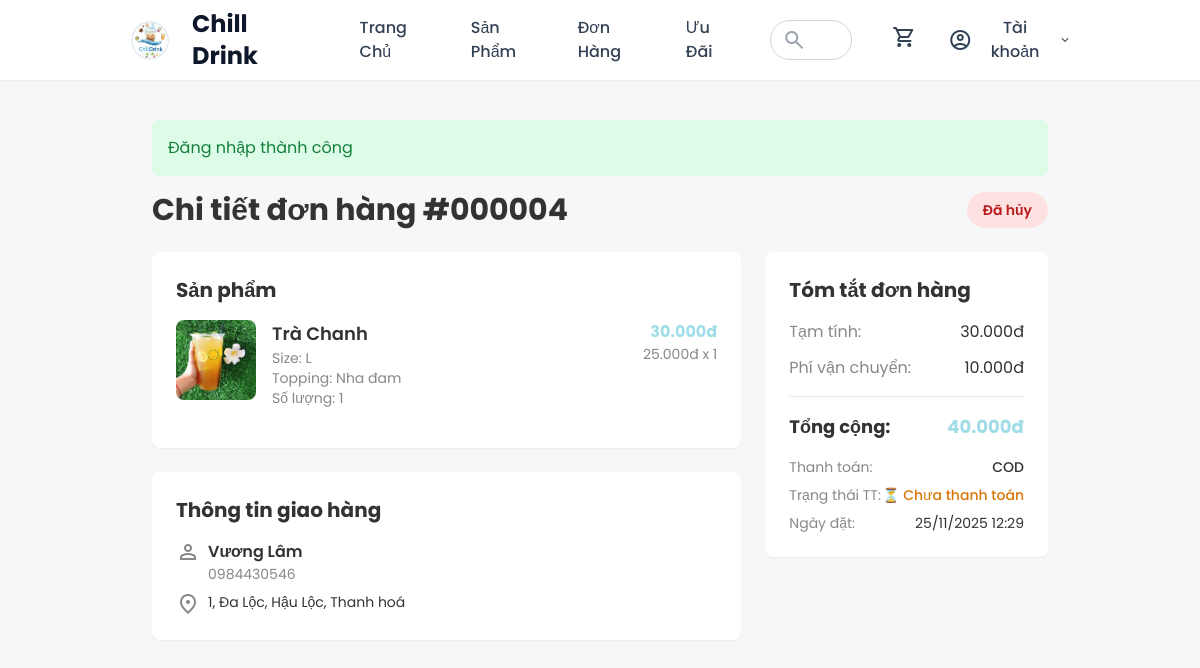
Page /DU_AN_1/base/?action=order-detail&id=4 (signed in) on the committed database.
### tables this page shows
CREATE TABLE `orders` (
  `id` int(11) NOT NULL,
  `user_id` int(11) NOT NULL,
  `address_id` int(11) DEFAULT NULL,
  `coupon_id` int(11) DEFAULT NULL,
  `shipping_zone_id` int(11) DEFAULT NULL,
  `subtotal` int(11) NOT NULL,
  `shipping_fee` int(11) DEFAULT 0,
  `discount` int(11) DEFAULT 0,
  `total` int(11) NOT NULL,
  `payment_method` enum('cod','vnpay','momo','card','wallet') DEFAULT 'cod',
  `status` enum('pending','processing','preparing','shipped','delivering','completed','cancelled') DEFAULT 'pending',
  `payment_status` enum('pending','paid','failed') DEFAULT 'pending',
  `vnpay_transaction_id` varchar(50) DEFAULT NULL,
  `note` varchar(500) DEFAULT NULL,
  `cancel_reason` text DEFAULT NULL,
  `created_at` datetime DEFAULT current_timestamp(),
  `updated_at` datetime DEFAULT current_timestamp() ON UPDATE current_timestamp()
);

CREATE TABLE `order_items` (
  `id` int(11) NOT NULL,
  `order_id` int(11) NOT NULL,
  `product_id` int(11) NOT NULL,
  `product_size_id` int(11) NOT NULL,
  `ice_level` int(11) DEFAULT 100 COMMENT 'Lượng đá (0-100%)',
  `sugar_level` int(11) DEFAULT 100 COMMENT 'Lượng đường (0-100%)',
  `quantity` int(11) NOT NULL DEFAULT 1,
  `unit_price` int(11) NOT NULL,
  `total_price` int(11) NOT NULL,
  `created_at` datetime DEFAULT current_timestamp()
);

CREATE TABLE `products` (
  `id` int(11) NOT NULL,
  `category_id` int(11) DEFAULT NULL,
  `name` varchar(200) NOT NULL,
  `slug` varchar(255) DEFAULT NULL,
  `description` text DEFAULT NULL,
  `image` varchar(255) DEFAULT NULL,
  `status` tinyint(1) DEFAULT 1,
  `created_at` datetime DEFAULT current_timestamp(),
  `updated_at` datetime DEFAULT current_timestamp() ON UPDATE current_timestamp(),
  `deleted_at` timestamp NULL DEFAULT NULL
);

CREATE TABLE `sizes` (
  `id` int(11) NOT NULL,
  `name` varchar(50) NOT NULL,
  `multiplier` decimal(5,2) DEFAULT 1.00,
  `created_at` datetime DEFAULT current_timestamp()
);

CREATE TABLE `toppings` (
  `id` int(11) NOT NULL,
  `name` varchar(100) NOT NULL,
  `price` int(11) NOT NULL DEFAULT 0,
  `status` tinyint(1) DEFAULT 1,
  `created_at` datetime DEFAULT current_timestamp()
);

CREATE TABLE `addresses` (
  `id` int(11) NOT NULL,
  `user_id` int(11) NOT NULL,
  `label` varchar(100) DEFAULT 'Nhà',
  `receiver_name` varchar(150) DEFAULT NULL,
  `phone` varchar(30) DEFAULT NULL,
  `province` varchar(100) DEFAULT NULL,
  `district` varchar(100) DEFAULT NULL,
  `ward` varchar(100) DEFAULT NULL,
  `detail` varchar(255) DEFAULT NULL,
  `is_default` tinyint(1) DEFAULT 0,
  `created_at` datetime DEFAULT current_timestamp()
);

### DU_AN_1/base/dua/controllers/OrderController.php (called while the page is built, shortened)
<?php
class OrderController
{
    private $orderModel;
    public function __construct()
    {
        $this->orderModel = new Order();
    }
    public function detail()
    {
        $orderId = $_GET['id'] ?? 0;
        $order = $this->orderModel->getById($orderId);
        $orderItems = $this->orderModel->getItems($orderId);
        foreach ($orderItems as &$item) {
            $item['toppings'] = $this->orderModel->getItemToppings($item['id']);
        }
        require_once PATH_VIEW . 'orders/detail.php';
    }
}

### DU_AN_1/base/index.php (called while the page is built, shortened)
<?php
spl_autoload_register(function ($class) {
    $fileName = "$class.php";
    $fileModel              = PATH_MODEL . $fileName;
});
require_once './routes/index.php';

### DU_AN_1/base/dua/models/BaseModel.php (called while the page is built, shortened)
<?php
class BaseModel
{
    public function __construct()
    {
        $dsn = sprintf('mysql:host=%s;port=%s;dbname=%s;charset=utf8', DB_HOST, DB_PORT, DB_NAME);
        try {
            $this->pdo = new PDO($dsn, DB_USERNAME, DB_PASSWORD, DB_OPTIONS);
        } catch (PDOException $e) {
            die("Kết nối cơ sở dữ liệu thất bại: {$e->getMessage()}. Vui lòng thử lại sau.");
        }
    }
}

### DU_AN_1/base/dua/models/Order.php (called while the page is built, shortened)
<?php
class Order extends BaseModel
{
    protected $table = 'orders';
    public function getById($id)
    {
        $sql = "SELECT o.*, a.detail as address_detail, a.province, a.district, a.ward, a.receiver_name, a.phone as address_phone
                FROM {$this->table} o
                LEFT JOIN addresses a ON o.address_id = a.id
                WHERE o.id = :id LIMIT 1";
        $stmt = $this->pdo->prepare($sql);
        $stmt->execute([':id' => $id]);
        return $stmt->fetch();
    }
    public function getItems($orderId)
    {
        $sql = "SELECT oi.*, p.name as product_name, p.image, ps.size_id, s.name as size_name
                FROM order_items oi
                JOIN products p ON oi.product_id = p.id
                JOIN product_sizes ps ON oi.product_size_id = ps.id
                JOIN sizes s ON ps.size_id = s.id
                WHERE oi.order_id = :order_id";
        $stmt = $this->pdo->prepare($sql);
        $stmt->execute([':order_id' => $orderId]);
        return $stmt->fetchAll();
    }
    public function getItemToppings($orderItemId)
    {
        $sql = "SELECT oit.*, t.name as topping_name
                FROM order_item_toppings oit
                JOIN toppings t ON oit.topping_id = t.id
                WHERE oit.order_item_id = :order_item_id";
        $stmt = $this->pdo->prepare($sql);
        $stmt->execute([':order_item_id' => $orderItemId]);
        return $stmt->fetchAll();
    }
}

### DU_AN_1/base/dua/views/orders/detail.php (the view, shortened to what this page needs)
<!DOCTYPE html>
<html class="light" lang="vi">
<head>
    <script src="https://cdn.tailwindcss.com?plugins=forms,container-queries"></script>
</head>
<body class="font-display bg-background-light text-text-main">
    <?php require_once PATH_VIEW . 'layouts/header.php'; ?>
    <div class="relative flex h-auto min-h-screen w-full flex-col">
        <div class="layout-container flex h-full grow flex-col">
            <main class="flex flex-1 justify-center py-10 px-4">
                <div class="w-full max-w-4xl">
                    <?php if (isset($_SESSION['success'])): ?>
                        <div class="mb-4 p-4 bg-green-100 text-green-700 rounded-lg">
                            <p><?= htmlspecialchars($_SESSION['success'], ENT_QUOTES, 'UTF-8') ?></p>
                        </div>
                    <?php unset($_SESSION['success']);
                    endif; ?>
                    <div class="flex flex-col gap-4 lg:flex-row lg:items-center lg:justify-between mb-6">
                        <h1 class="text-3xl font-bold">Chi tiết đơn hàng #<?= str_pad($order['id'], 6, '0', STR_PAD_LEFT) ?></h1>
                        <?php
                        $statusColors = [
                            'pending' => ['bg' => 'bg-yellow-100', 'text' => 'text-yellow-700', 'label' => 'Chờ xử lý'],
                            'processing' => ['bg' => 'bg-blue-100', 'text' => 'text-blue-700', 'label' => 'Đang xử lý'],
                            'shipped' => ['bg' => 'bg-purple-100', 'text' => 'text-purple-700', 'label' => 'Đang giao'],
                            'delivered' => ['bg' => 'bg-green-100', 'text' => 'text-green-700', 'label' => 'Đã giao'],
                            'completed' => ['bg' => 'bg-green-100', 'text' => 'text-green-700', 'label' => 'Hoàn thành'],
                            'cancelled' => ['bg' => 'bg-red-100', 'text' => 'text-red-700', 'label' => 'Đã hủy'],
                        ];
                        $status = $statusColors[$order['status']] ?? $statusColors['pending'];
                        ?>
                        <div class="flex gap-3 items-center flex-wrap">
                            <span class="px-4 py-2 <?= $status['bg'] ?> <?= $status['text'] ?> rounded-full text-sm font-semibold"><?= $status['label'] ?></span>
                        </div>
                    </div>
                    <div class="grid grid-cols-1 lg:grid-cols-3 gap-6">
                        <div class="lg:col-span-2 space-y-6">
                            <div class="bg-white rounded-lg p-6 shadow-sm">
                                <h2 class="text-xl font-bold mb-4">Sản phẩm</h2>
                                <div class="space-y-4">
                                    <?php
                                    foreach ($orderItems as $item):
                                    ?>
                                        <div class="flex gap-4 pb-4 border-b last:border-b-0">
                                            <img class="w-20 h-20 object-cover rounded-lg" src="<?= BASE_ASSETS_UPLOADS . htmlspecialchars($item['image'], ENT_QUOTES, 'UTF-8') ?>" alt="<?= htmlspecialchars($item['product_name'], ENT_QUOTES, 'UTF-8') ?>" />
                                            <div class="flex-1">
                                                <p class="font-semibold text-lg"><?= htmlspecialchars($item['product_name'], ENT_QUOTES, 'UTF-8') ?></p>
                                                <p class="text-sm text-text-secondary">Size: <?= htmlspecialchars($item['size_name'], ENT_QUOTES, 'UTF-8') ?></p>
                                                <?php if (!empty($item['toppings'])): ?>
                                                    <p class="text-sm text-text-secondary">Topping: <?php
                                                                                                    $toppingNames = array_map(function ($t) {
                                                                                                        return htmlspecialchars($t['topping_name'], ENT_QUOTES, 'UTF-8');
                                                                                                    }, $item['toppings']);
                                                                                                    echo implode(', ', $toppingNames);
                                                                                                    ?></p>
                                                <?php endif; ?>
                                                <p class="text-sm text-text-secondary">Số lượng: <?= $item['quantity'] ?></p>
                                            </div>
                                            <div class="text-right">
                                                <p class="font-bold text-primary"><?= number_format($item['total_price'], 0, ',', '.') ?>đ</p>
                                                <p class="text-sm text-text-secondary"><?= number_format($item['unit_price'], 0, ',', '.') ?>đ x <?= $item['quantity'] ?></p>
                                            </div>
                                        </div>
                                    <?php endforeach; ?>
                                </div>
                            </div>
                            <div class="bg-white rounded-lg p-6 shadow-sm">
                                <h2 class="text-xl font-bold mb-4">Thông tin giao hàng</h2>
                                <div class="space-y-2">
                                    <div class="flex items-start gap-2">
                                        <span class="material-symbols-outlined text-text-secondary">person</span>
                                        <div>
                                            <p class="font-semibold"><?= htmlspecialchars($order['receiver_name'], ENT_QUOTES, 'UTF-8') ?></p>
                                            <p class="text-sm text-text-secondary"><?= htmlspecialchars($order['address_phone'], ENT_QUOTES, 'UTF-8') ?></p>
                                        </div>
                                    </div>
                                    <div class="flex items-start gap-2">
                                        <span class="material-symbols-outlined text-text-secondary">location_on</span>
                                        <p class="text-sm"><?= htmlspecialchars($order['address_detail'], ENT_QUOTES, 'UTF-8') ?>, <?= htmlspecialchars($order['ward'], ENT_QUOTES, 'UTF-8') ?>, <?= htmlspecialchars($order['district'], ENT_QUOTES, 'UTF-8') ?>, <?= htmlspecialchars($order['province'], ENT_QUOTES, 'UTF-8') ?></p>
                                    </div>
                                </div>
                            </div>
                        </div>
                        <div class="lg:col-span-1">
                            <div class="bg-white rounded-lg p-6 shadow-sm sticky top-8">
                                <h2 class="text-xl font-bold mb-4">Tóm tắt đơn hàng</h2>
                                <div class="space-y-3 mb-4 pb-4 border-b">
                                    <div class="flex justify-between">
                                        <span class="text-text-secondary">Tạm tính:</span>
                                        <span><?= number_format($order['subtotal'], 0, ',', '.') ?>đ</span>
                                    </div>
                                    <div class="flex justify-between">
                                        <span class="text-text-secondary">Phí vận chuyển:</span>
                                        <span><?= number_format($order['shipping_fee'], 0, ',', '.') ?>đ</span>
                                    </div>
                                </div>
                                <div class="flex justify-between text-lg font-bold mb-4">
                                    <span>Tổng cộng:</span>
                                    <span class="text-primary"><?= number_format($order['total'], 0, ',', '.') ?>đ</span>
                                </div>
                                <div class="space-y-2 text-sm">
                                    <div class="flex justify-between">
                                        <span class="text-text-secondary">Thanh toán:</span>
                                        <span class="font-medium"><?php
                                                                    switch ($order['payment_method']) {
                                                                        case 'cod':
                                                                            echo 'COD';
                                                                            break;
                                                                    }
                                                                    ?></span>
                                    </div>
                                    <div class="flex justify-between">
                                        <span class="text-text-secondary">Trạng thái TT:</span>
                                        <span class="font-medium">
                                            <?php
                                            $paymentStatus = $order['payment_status'] ?? 'pending';
                                            switch ($paymentStatus) {
                                                default:
                                                    echo '<span class="text-amber-600">⏳ Chưa thanh toán</span>';
                                            }
                                            ?>
                                        </span>
                                    </div>
                                    <div class="flex justify-between">
                                        <span class="text-text-secondary">Ngày đặt:</span>
                                        <span><?= date('d/m/Y H:i', strtotime($order['created_at'])) ?></span>
                                    </div>
                                </div>
                            </div>
                        </div>
                    </div>
                </div>
            </main>
        </div>
    </div>
</body>
</html>

### DU_AN_1/base/dua/views/orders/detail.php (style rules this page uses)
body { font-family: -apple-system, BlinkMacSystemFont, "Segoe UI", Roboto, "Helvetica Neue", Arial, "Noto Sans", sans-serif, "Apple Color Emoji", "Segoe UI Emoji", "Segoe UI Symbol", "Noto Color Emoji"; }

### rows in the picture
orders: id "000004", status "Đã hủy", address.receiver_name "Vương Lâm", address.phone "0984430546", address.detail "1", address.ward "Đa Lộc", address.district "Hậu Lộc", address.province "Thanh hoá", subtotal "30.000", shipping_fee "10.000", total "40.000", created_at "25/11/2025 12:29"
order_items: product.image (picture), product.name "Trà Chanh", sizes.name "L", quantity "1", total_price "30.000", unit_price "25.000"
toppings: name "Nha đam"

### other values in the picture
$siteName "Chill Drink"
$_SESSION['success'] "Đăng nhập thành công"
